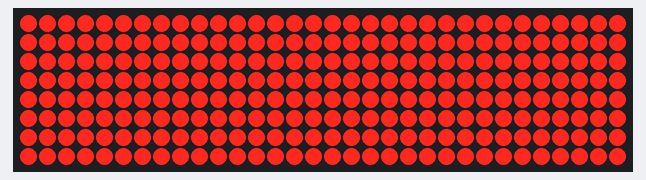
Simulated run of this sketch. Board: Arduino Uno, built with avr-gcc and run on an emulated ATmega328P. Parts: 32×8 LED matrix. Wiring (inferred from the names in the program): 4 × MAX7219 LED driver (orientation assumed): CS pin 10.

Above: at 0.1 s.
At 1.51 s:
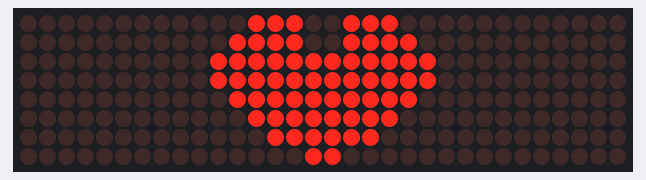

The sketch:

heart_matrix.ino
```cpp
/*
 *  ------------------------------------------------------------
 *   爱心点阵 · 你的第一个 Arduino 项目
 *  ------------------------------------------------------------
 *   硬件：Arduino UNO + 8×32 MAX7219 点阵（4 片 8×8 串起来）
 *   接线：VCC -> 5V    GND -> GND    DIN -> D11
 *         CS  -> D10   CLK -> D13
 *
 *   用法：插上 USB -> 选好 Arduino Uno 和端口 -> 点“上传”。
 *        不需要安装任何库，代码会自己驱动点阵。
 *
 *   上电后先全亮 1 秒（自检：四片都亮 = 接线成功），
 *   然后爱心会一直亮着，只让亮度跟着心跳起伏。
 *  ------------------------------------------------------------
 */

#include <SPI.h>

// ===== 只有这两行可能需要你改（画面方向不对的时候）=====
#define FLIP_X 0          // 左右镜像：画面左右反了改成 1
#define FLIP_Y 0          // 上下颠倒：爱心变成“黑桃”改成 1

// ===== 两个好玩的旋钮 =====
#define BEAT_MS      1100 // 一次心跳多少毫秒：改小跳得快，改大更平静
#define BRIGHT_SCALE 100  // 整体亮度百分比：觉得刺眼就改成 60

const uint8_t PIN_CS = 10;        // CS / LOAD 接 D10
const uint8_t CHIPS  = 4;         // 4 片 8×8
const uint8_t WIDTH  = CHIPS * 8; // 一共 32 列

uint8_t canvas[WIDTH];            // 画布：一列一个字节，bit0 = 最上面那颗灯

// ------------------------------------------------------------------
//  爱心图案：'#' 是亮，'.' 是灭，一共 8 行、每行 32 个字符。
//  想换个图案？直接改这块字符画就行，一个字符对一颗灯。
// ------------------------------------------------------------------
const char *HEART[8] = {
  "............###..###............",
  "...........####..####...........",
  "..........############..........",
  "..........############..........",
  "...........##########...........",
  "............########............",
  ".............######.............",
  "...............##...............",
};

// ------------------------------------------------------------------
//  下面是可以先跳过的部分：怎么跟 MAX7219 说话
// ------------------------------------------------------------------

// 给第 chip 片（0 是最靠近 DIN 的那片）的某个寄存器写一个字节。
// 点阵是串联的，所以每次要把 4 片都“喂”一遍，其余的喂 0x00（空操作）。
void maxWrite(uint8_t chip, uint8_t reg, uint8_t value) {
  digitalWrite(PIN_CS, LOW);
  for (int8_t i = CHIPS - 1; i >= 0; i--) {
    if (i == chip) {
      SPI.transfer(reg);
      SPI.transfer(value);
    } else {
      SPI.transfer(0x00);
      SPI.transfer(0x00);
    }
  }
  digitalWrite(PIN_CS, HIGH);
}

void maxSetup() {
  for (uint8_t c = 0; c < CHIPS; c++) {
    maxWrite(c, 0x0F, 0x00);      // 关掉测试模式
    maxWrite(c, 0x0B, 0x07);      // 8 行全用
    maxWrite(c, 0x09, 0x00);      // 不译码（点阵必须这样）
    maxWrite(c, 0x0A, 0x03);      // 初始亮度
    maxWrite(c, 0x0C, 0x01);      // 开显示
  }
}

// 把画布送到点阵上。
//
// 【重要】这块 8×32 点阵是“转置”接法的：每一片的 8 个寄存器
// （0x01~0x08）对应的是 8 行，不是 8 列；每个字节的 8 个 bit 对应 8 列。
// 所以发数据前要把图像转置一下，否则爱心会被切成左右两块。
void show(uint8_t level) {
  level = (uint16_t)level * BRIGHT_SCALE / 100;   // 应用亮度旋钮
  if (level > 15) level = 15;

  for (uint8_t c = 0; c < CHIPS; c++) {
    maxWrite(c, 0x0A, level);                     // 这一片的亮度

    for (uint8_t r = 0; r < 8; r++) {             // 第 r 行
      uint8_t bits = 0;
      for (uint8_t b = 0; b < 8; b++) {           // 第 b 列
        uint8_t rr = FLIP_Y ? (7 - r) : r;        // 上下颠倒
        uint8_t bb = FLIP_X ? (7 - b) : b;        // 左右镜像
        if (canvas[c * 8 + bb] & (1 << rr)) bits |= (1 << b);
      }
      maxWrite(c, r + 1, bits);                   // 0x01~0x08 就是第 1~8 行
    }
  }
}

// 把一张 8 行的字符画刷进画布
void drawHeart(const char *art[8]) {
  memset(canvas, 0, WIDTH);
  for (uint8_t y = 0; y < 8; y++) {
    for (uint8_t x = 0; x < WIDTH; x++) {
      if (art[y][x] == '#') canvas[x] |= (1 << y);
    }
  }
}

// 上电自检：全部点亮 1 秒。四片都亮，就说明接线和供电都没问题。
void selfTest() {
  memset(canvas, 0xFF, WIDTH);
  show(6);
  delay(1000);
  memset(canvas, 0x00, WIDTH);
  show(0);
  delay(150);
}

// ------------------------------------------------------------------
//  setup / loop
// ------------------------------------------------------------------
void setup() {
  pinMode(PIN_CS, OUTPUT);
  digitalWrite(PIN_CS, HIGH);

  SPI.begin();
  SPI.setBitOrder(MSBFIRST);
  SPI.setDataMode(SPI_MODE0);
  SPI.setClockDivider(SPI_CLOCK_DIV4);   // 4 MHz，MAX7219 吃得下

  maxSetup();
  selfTest();

  drawHeart(HEART);   // 爱心画一次，之后循环里只改亮度
}

void loop() {
  uint16_t t = millis() % BEAT_MS;   // 0 ~ BEAT_MS 之间循环
  uint8_t  level;

  if (t < 220) {                     // 咚：最亮，然后快速回落
    level = 15 - (uint8_t)((uint32_t)t * 8 / 220);          // 15 -> 7
  } else if (t < 340) {              // 稍停一下
    level = 7;
  } else if (t < 560) {              // 哒：第二下，弱一点，慢一点回落
    level = 12 - (uint8_t)((uint32_t)(t - 340) * 6 / 220);  // 12 -> 6
  } else {                           // 安静：也保持能看清
    level = 5;
  }

  show(level);
  delay(15);
}
```
